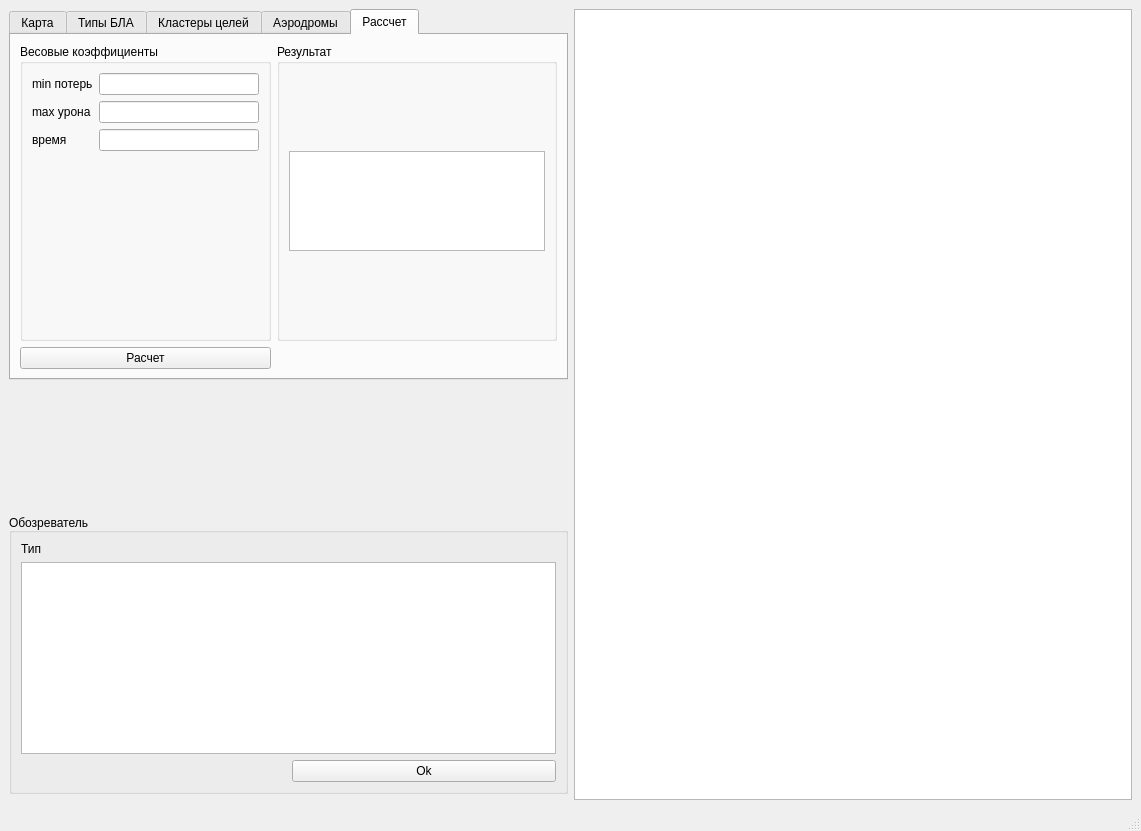
<?xml version="1.0" encoding="UTF-8"?>
<ui version="4.0">
 <class>MainWindow</class>
 <widget class="QMainWindow" name="MainWindow">
  <property name="geometry">
   <rect>
    <x>0</x>
    <y>0</y>
    <width>1141</width>
    <height>831</height>
   </rect>
  </property>
  <property name="windowTitle">
   <string>Decentralized WTA</string>
  </property>
  <widget class="QWidget" name="centralwidget">
   <layout class="QGridLayout" name="gridLayout_2">
    <item row="3" column="0">
     <widget class="QGroupBox" name="selectedObjectGroupBox">
      <property name="sizePolicy">
       <sizepolicy hsizetype="Preferred" vsizetype="Minimum">
        <horstretch>0</horstretch>
        <verstretch>0</verstretch>
       </sizepolicy>
      </property>
      <property name="title">
       <string>Обозреватель</string>
      </property>
      <property name="alignment">
       <set>Qt::AlignBottom|Qt::AlignLeading|Qt::AlignLeft</set>
      </property>
      <layout class="QGridLayout" name="gridLayout">
       <item row="1" column="0" colspan="2">
        <widget class="QTableView" name="selectedObjDataTableView"/>
       </item>
       <item row="0" column="1">
        <widget class="QLabel" name="selectedObjTypeLabel">
         <property name="text">
          <string> </string>
         </property>
        </widget>
       </item>
       <item row="0" column="0">
        <widget class="QLabel" name="selectingTypeLabel">
         <property name="text">
          <string>Тип</string>
         </property>
        </widget>
       </item>
       <item row="2" column="1">
        <widget class="QPushButton" name="confirmSelectedObjParamButton">
         <property name="text">
          <string>Ok</string>
         </property>
        </widget>
       </item>
      </layout>
     </widget>
    </item>
    <item row="0" column="1" rowspan="5">
     <widget class="MyView" name="graphicsView"/>
    </item>
    <item row="2" column="0">
     <spacer name="verticalSpacer_3">
      <property name="orientation">
       <enum>Qt::Vertical</enum>
      </property>
      <property name="sizeHint" stdset="0">
       <size>
        <width>20</width>
        <height>40</height>
       </size>
      </property>
     </spacer>
    </item>
    <item row="0" column="0" rowspan="2">
     <widget class="QTabWidget" name="tabWidget">
      <property name="sizePolicy">
       <sizepolicy hsizetype="Expanding" vsizetype="Expanding">
        <horstretch>0</horstretch>
        <verstretch>0</verstretch>
       </sizepolicy>
      </property>
      <property name="minimumSize">
       <size>
        <width>450</width>
        <height>300</height>
       </size>
      </property>
      <property name="maximumSize">
       <size>
        <width>16777215</width>
        <height>16777215</height>
       </size>
      </property>
      <property name="tabPosition">
       <enum>QTabWidget::North</enum>
      </property>
      <property name="tabShape">
       <enum>QTabWidget::Rounded</enum>
      </property>
      <property name="currentIndex">
       <number>4</number>
      </property>
      <property name="elideMode">
       <enum>Qt::ElideNone</enum>
      </property>
      <widget class="QWidget" name="worldTab">
       <attribute name="title">
        <string>Карта</string>
       </attribute>
       <layout class="QGridLayout" name="gridLayout_3">
        <item row="0" column="0">
         <widget class="QGroupBox" name="dimensionsGroupBox">
          <property name="sizePolicy">
           <sizepolicy hsizetype="Minimum" vsizetype="Minimum">
            <horstretch>0</horstretch>
            <verstretch>0</verstretch>
           </sizepolicy>
          </property>
          <property name="title">
           <string>Размеры</string>
          </property>
          <layout class="QHBoxLayout" name="horizontalLayout_2">
           <item>
            <layout class="QGridLayout" name="gridLayout_7">
             <item row="0" column="0">
              <widget class="QLabel" name="widthLabel">
               <property name="text">
                <string>ширина</string>
               </property>
              </widget>
             </item>
             <item row="0" column="1">
              <widget class="QSpinBox" name="widthSpinBox">
               <property name="minimumSize">
                <size>
                 <width>70</width>
                 <height>0</height>
                </size>
               </property>
              </widget>
             </item>
             <item row="1" column="0">
              <widget class="QLabel" name="heightLabel">
               <property name="text">
                <string>высота</string>
               </property>
              </widget>
             </item>
             <item row="1" column="1">
              <widget class="QSpinBox" name="heightSpinBox">
               <property name="minimumSize">
                <size>
                 <width>70</width>
                 <height>0</height>
                </size>
               </property>
              </widget>
             </item>
             <item row="0" column="2">
              <widget class="QLabel" name="widtUnits">
               <property name="text">
                <string>км</string>
               </property>
              </widget>
             </item>
             <item row="1" column="2">
              <widget class="QLabel" name="heighUnits">
               <property name="text">
                <string>км</string>
               </property>
              </widget>
             </item>
            </layout>
           </item>
          </layout>
         </widget>
        </item>
        <item row="1" column="0">
         <spacer name="verticalSpacer_2">
          <property name="orientation">
           <enum>Qt::Vertical</enum>
          </property>
          <property name="sizeHint" stdset="0">
           <size>
            <width>20</width>
            <height>40</height>
           </size>
          </property>
         </spacer>
        </item>
        <item row="0" column="1">
         <spacer name="horizontalSpacer">
          <property name="orientation">
           <enum>Qt::Horizontal</enum>
          </property>
          <property name="sizeHint" stdset="0">
           <size>
            <width>40</width>
            <height>20</height>
           </size>
          </property>
         </spacer>
        </item>
       </layout>
      </widget>
      <widget class="QWidget" name="typesTab">
       <attribute name="title">
        <string>Типы БЛА</string>
       </attribute>
       <layout class="QVBoxLayout" name="verticalLayout_3">
        <item>
         <widget class="QScrollArea" name="scrollArea">
          <property name="sizePolicy">
           <sizepolicy hsizetype="Expanding" vsizetype="Expanding">
            <horstretch>0</horstretch>
            <verstretch>0</verstretch>
           </sizepolicy>
          </property>
          <property name="minimumSize">
           <size>
            <width>200</width>
            <height>0</height>
           </size>
          </property>
          <property name="horizontalScrollBarPolicy">
           <enum>Qt::ScrollBarAlwaysOff</enum>
          </property>
          <property name="sizeAdjustPolicy">
           <enum>QAbstractScrollArea::AdjustToContents</enum>
          </property>
          <property name="widgetResizable">
           <bool>true</bool>
          </property>
          <widget class="QWidget" name="scrollAreaWidgetContents">
           <property name="geometry">
            <rect>
             <x>0</x>
             <y>0</y>
             <width>533</width>
             <height>311</height>
            </rect>
           </property>
           <layout class="QVBoxLayout" name="verticalLayout_4">
            <item>
             <widget class="QGroupBox" name="TypesNumberGroupBox">
              <property name="sizePolicy">
               <sizepolicy hsizetype="Expanding" vsizetype="Minimum">
                <horstretch>0</horstretch>
                <verstretch>0</verstretch>
               </sizepolicy>
              </property>
              <property name="title">
               <string>Число типов</string>
              </property>
              <layout class="QHBoxLayout" name="horizontalLayout">
               <item>
                <widget class="QSpinBox" name="typesNumberSpinBox"/>
               </item>
               <item>
                <widget class="QPushButton" name="confirmTypesNumberPushButton">
                 <property name="text">
                  <string>Ok</string>
                 </property>
                </widget>
               </item>
              </layout>
             </widget>
            </item>
            <item>
             <widget class="QGroupBox" name="typePropertiesGroupBox">
              <property name="sizePolicy">
               <sizepolicy hsizetype="Expanding" vsizetype="Minimum">
                <horstretch>0</horstretch>
                <verstretch>0</verstretch>
               </sizepolicy>
              </property>
              <property name="title">
               <string>Характеристики</string>
              </property>
              <layout class="QVBoxLayout" name="verticalLayout_5">
               <item>
                <widget class="QTableView" name="typesTableView"/>
               </item>
              </layout>
             </widget>
            </item>
           </layout>
          </widget>
         </widget>
        </item>
       </layout>
      </widget>
      <widget class="QWidget" name="clustersTab">
       <attribute name="title">
        <string>Кластеры целей</string>
       </attribute>
       <layout class="QVBoxLayout" name="verticalLayout_6">
        <item>
         <widget class="QScrollArea" name="scrollArea_2">
          <property name="widgetResizable">
           <bool>true</bool>
          </property>
          <widget class="QWidget" name="scrollAreaWidgetContents_2">
           <property name="geometry">
            <rect>
             <x>0</x>
             <y>0</y>
             <width>533</width>
             <height>311</height>
            </rect>
           </property>
           <layout class="QVBoxLayout" name="verticalLayout">
            <item>
             <widget class="QGroupBox" name="clusterNumberGroupBox">
              <property name="title">
               <string>Число типов</string>
              </property>
              <layout class="QHBoxLayout" name="horizontalLayout_3">
               <item>
                <widget class="QSpinBox" name="clustersNumberSpinBox"/>
               </item>
               <item>
                <widget class="QPushButton" name="clustersNumberConfirmButton">
                 <property name="text">
                  <string>Ok</string>
                 </property>
                </widget>
               </item>
              </layout>
             </widget>
            </item>
            <item>
             <widget class="QGroupBox" name="clustersPropertiesGroupBox">
              <property name="title">
               <string>Характеристики</string>
              </property>
              <layout class="QVBoxLayout" name="verticalLayout_7">
               <item>
                <widget class="QTableView" name="clustersTableView"/>
               </item>
              </layout>
             </widget>
            </item>
           </layout>
          </widget>
         </widget>
        </item>
       </layout>
      </widget>
      <widget class="QWidget" name="airportsTab">
       <attribute name="title">
        <string>Аэродромы</string>
       </attribute>
       <layout class="QVBoxLayout" name="verticalLayout_10">
        <item>
         <widget class="QScrollArea" name="scrollArea_3">
          <property name="widgetResizable">
           <bool>true</bool>
          </property>
          <widget class="QWidget" name="scrollAreaWidgetContents_3">
           <property name="geometry">
            <rect>
             <x>0</x>
             <y>0</y>
             <width>533</width>
             <height>311</height>
            </rect>
           </property>
           <layout class="QVBoxLayout" name="verticalLayout_8">
            <item>
             <widget class="QGroupBox" name="airportsNumberGroupBox">
              <property name="title">
               <string>Число типов</string>
              </property>
              <layout class="QHBoxLayout" name="horizontalLayout_4">
               <item>
                <widget class="QSpinBox" name="airportsNumberSpinBox"/>
               </item>
               <item>
                <widget class="QPushButton" name="airportsNumberConfirmButton">
                 <property name="text">
                  <string>Ok</string>
                 </property>
                </widget>
               </item>
              </layout>
             </widget>
            </item>
            <item>
             <widget class="QGroupBox" name="airportsPropertiesGroupBox">
              <property name="title">
               <string>Характеристики</string>
              </property>
              <layout class="QVBoxLayout" name="verticalLayout_9">
               <item>
                <widget class="QTableView" name="airportsTableView"/>
               </item>
              </layout>
             </widget>
            </item>
           </layout>
          </widget>
         </widget>
        </item>
       </layout>
      </widget>
      <widget class="QWidget" name="calculatingTab">
       <attribute name="title">
        <string>Рассчет</string>
       </attribute>
       <layout class="QGridLayout" name="gridLayout_4">
        <item row="1" column="0">
         <widget class="QPushButton" name="runCalcsButton">
          <property name="text">
           <string>Расчет</string>
          </property>
         </widget>
        </item>
        <item row="0" column="0">
         <widget class="QGroupBox" name="calculatingGroupBox">
          <property name="title">
           <string>Весовые коэффициенты</string>
          </property>
          <layout class="QFormLayout" name="formLayout">
           <item row="0" column="0">
            <widget class="QLabel" name="minLossLabel">
             <property name="text">
              <string>min потерь</string>
             </property>
            </widget>
           </item>
           <item row="0" column="1">
            <widget class="QLineEdit" name="minLossCoeff"/>
           </item>
           <item row="1" column="0">
            <widget class="QLabel" name="maxHitLabel">
             <property name="text">
              <string>max урона</string>
             </property>
            </widget>
           </item>
           <item row="1" column="1">
            <widget class="QLineEdit" name="maxHitCoeff"/>
           </item>
           <item row="2" column="0">
            <widget class="QLabel" name="timingLossLabel">
             <property name="text">
              <string>время</string>
             </property>
            </widget>
           </item>
           <item row="2" column="1">
            <widget class="QLineEdit" name="timingLossCoef"/>
           </item>
          </layout>
         </widget>
        </item>
        <item row="0" column="1">
         <widget class="QGroupBox" name="resultMatrixGroupBox">
          <property name="title">
           <string>Результат</string>
          </property>
          <layout class="QHBoxLayout" name="horizontalLayout_5">
           <item>
            <widget class="QListWidget" name="resultMatrixListWidget">
             <property name="sizePolicy">
              <sizepolicy hsizetype="Preferred" vsizetype="Expanding">
               <horstretch>0</horstretch>
               <verstretch>0</verstretch>
              </sizepolicy>
             </property>
             <property name="maximumSize">
              <size>
               <width>16777215</width>
               <height>100</height>
              </size>
             </property>
             <property name="showDropIndicator" stdset="0">
              <bool>false</bool>
             </property>
             <property name="verticalScrollMode">
              <enum>QAbstractItemView::ScrollPerPixel</enum>
             </property>
             <property name="horizontalScrollMode">
              <enum>QAbstractItemView::ScrollPerPixel</enum>
             </property>
             <property name="sortingEnabled">
              <bool>true</bool>
             </property>
            </widget>
           </item>
          </layout>
         </widget>
        </item>
       </layout>
      </widget>
     </widget>
    </item>
   </layout>
  </widget>
  <widget class="QMenuBar" name="menubar">
   <property name="geometry">
    <rect>
     <x>0</x>
     <y>0</y>
     <width>1141</width>
     <height>21</height>
    </rect>
   </property>
  </widget>
  <widget class="QStatusBar" name="statusbar"/>
 </widget>
 <customwidgets>
  <customwidget>
   <class>MyView</class>
   <extends>QGraphicsView</extends>
   <header>dwta/interface/graphics_view.h</header>
  </customwidget>
 </customwidgets>
 <resources/>
 <connections/>
</ui>
